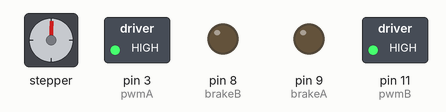
This sketch was run on a simulated Arduino Uno, built with avr-gcc and run on an emulated ATmega328P. Shown: stepper motor, switched loads named in the sketch (green lamp = pin HIGH), output pins drawn as LEDs (lit = HIGH). Stepper angles assume 200 steps per turn.

Above: at 0.05 s.
At 1.3 s:
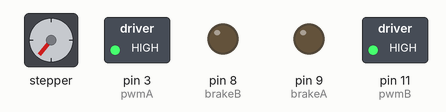
At 2.6 s:
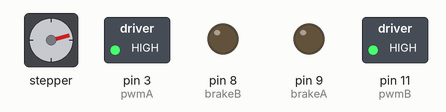
At 9.65 s:
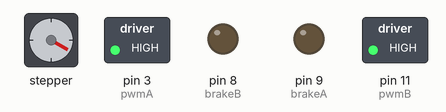
Timing chart, 0 to 12.6 s (numbered marks = the images above):
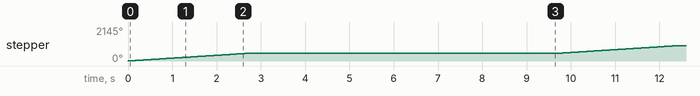

The sketch:

Poster_rotator.ino
```cpp
/* Example sketch to control a stepper motor with
  Arduino Motor Shield Rev3, Arduino UNO and Stepper.h library.
  More info: https://www.makerguides.com */

#include "Stepper.h"

// Define number of steps per revolution:
const int stepsPerRevolution = 200;

// Give the motor control pins names:
#define pwmA 3
#define pwmB 11
#define brakeA 9
#define brakeB 8
#define dirA 12
#define dirB 13

// Initialize the stepper library on the motor shield:
Stepper myStepper = Stepper(stepsPerRevolution, dirA, dirB);

void setup() {
  // Set the PWM and brake pins so that the direction pins can be used to control the motor:
  pinMode(pwmA, OUTPUT);
  pinMode(pwmB, OUTPUT);
  pinMode(brakeA, OUTPUT);
  pinMode(brakeB, OUTPUT);

  digitalWrite(pwmA, HIGH);
  digitalWrite(pwmB, HIGH);
  digitalWrite(brakeA, LOW);
  digitalWrite(brakeB, LOW);

  // Set the motor speed (RPMs):
  myStepper.setSpeed(30);
}


void loop() {
  // Step one revolution in one direction:
  myStepper.step(267);

  delay(7000);

}
```

Measured:
- by itself, stepper: turns 480° clockwise in 2.7 s, repeating every 9.7 s
